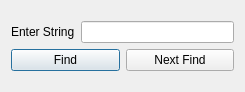
<?xml version="1.0" encoding="UTF-8"?>
<ui version="4.0">
 <class>Dialog</class>
 <widget class="QDialog" name="Dialog">
  <property name="windowModality">
   <enum>Qt::WindowModal</enum>
  </property>
  <property name="geometry">
   <rect>
    <x>0</x>
    <y>0</y>
    <width>245</width>
    <height>92</height>
   </rect>
  </property>
  <property name="windowTitle">
   <string>Dialog</string>
  </property>
  <property name="modal">
   <bool>true</bool>
  </property>
  <layout class="QGridLayout" name="gridLayout">
   <item row="0" column="0">
    <layout class="QVBoxLayout" name="verticalLayout">
     <item>
      <layout class="QHBoxLayout" name="horizontalLayout">
       <item>
        <widget class="QLabel" name="label">
         <property name="text">
          <string>Enter String</string>
         </property>
        </widget>
       </item>
       <item>
        <widget class="QLineEdit" name="lineEdit"/>
       </item>
      </layout>
     </item>
     <item>
      <layout class="QHBoxLayout" name="horizontalLayout_2">
       <item>
        <widget class="QPushButton" name="pushButton">
         <property name="text">
          <string>Find</string>
         </property>
        </widget>
       </item>
       <item>
        <widget class="QPushButton" name="pushButton_2">
         <property name="text">
          <string>Next Find</string>
         </property>
        </widget>
       </item>
      </layout>
     </item>
    </layout>
   </item>
  </layout>
 </widget>
 <resources/>
 <connections/>
</ui>
